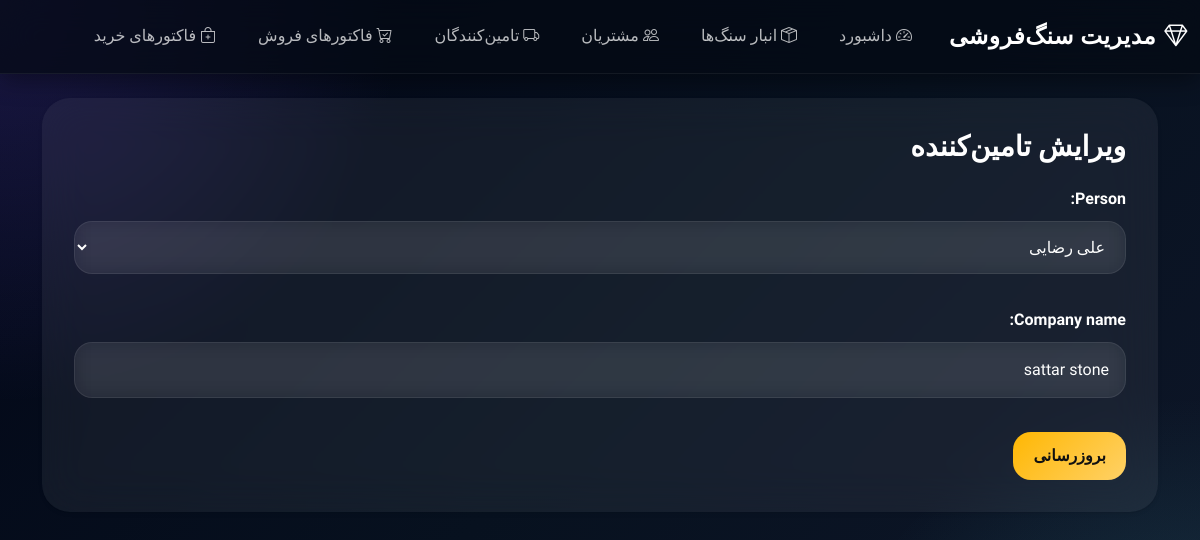
The app's page /edit-supplier/1/, older data.
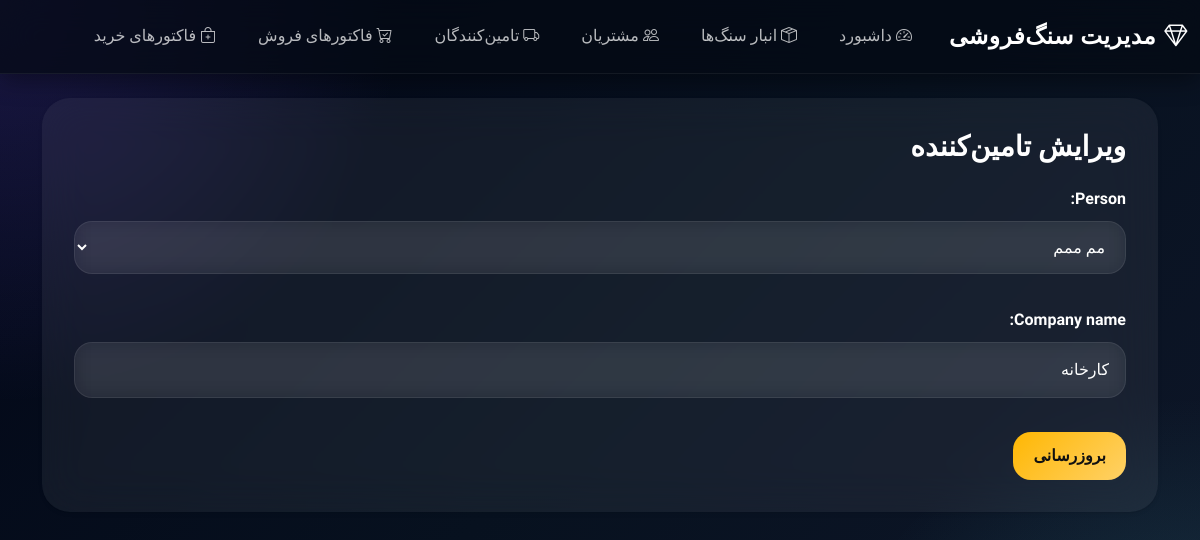
The same page, newer data.
### core/models.py (models this page shows, shortened)
class Supplier(models.Model):
    person = models.OneToOneField(Person, on_delete=models.CASCADE)
    company_name = models.CharField(max_length=200)

### core/views.py (the view)
# urls.py: path('edit-supplier/<int:id>/', edit_supplier, name='edit_supplier'),
def edit_supplier(request, id):
    supplier = get_object_or_404(Supplier, id=id)
    if request.method == 'POST':
        form = SupplierForm(request.POST, instance=supplier)
        if form.is_valid():
            form.save()
            return redirect('supplier_list')
    else:
        form = SupplierForm(instance=supplier)
    return render(request, 'core/edit_supplier.html', {'form': form})

### core/forms.py
class SupplierForm(forms.ModelForm):
    class Meta:
        model = Supplier
        fields = ['person', 'company_name']

### core/models.py (called while the page is built)
    def __str__(self):
        return f"{self.first_name} {self.last_name}"

### core/templates/core/edit_supplier.html (shortened to what this page needs)
{% extends 'core/base.html' %}
{% block content %}
<div class="card shadow-sm border-0">
    <div class="card-body">
        <h3 class="mb-4">
            ویرایش تامین‌کننده
        </h3>
        <form method="POST">
            {{ form.as_p }}
            <button type="submit" class="btn btn-warning">
                بروزرسانی
            </button>
        </form>
    </div>
</div>
{% endblock %}

Row changes from the older to the newer data that the page shows:
changed Supplier: person "علی رضایی" → "مم ممم"; company_name "sattar stone" → "کارخانه"
